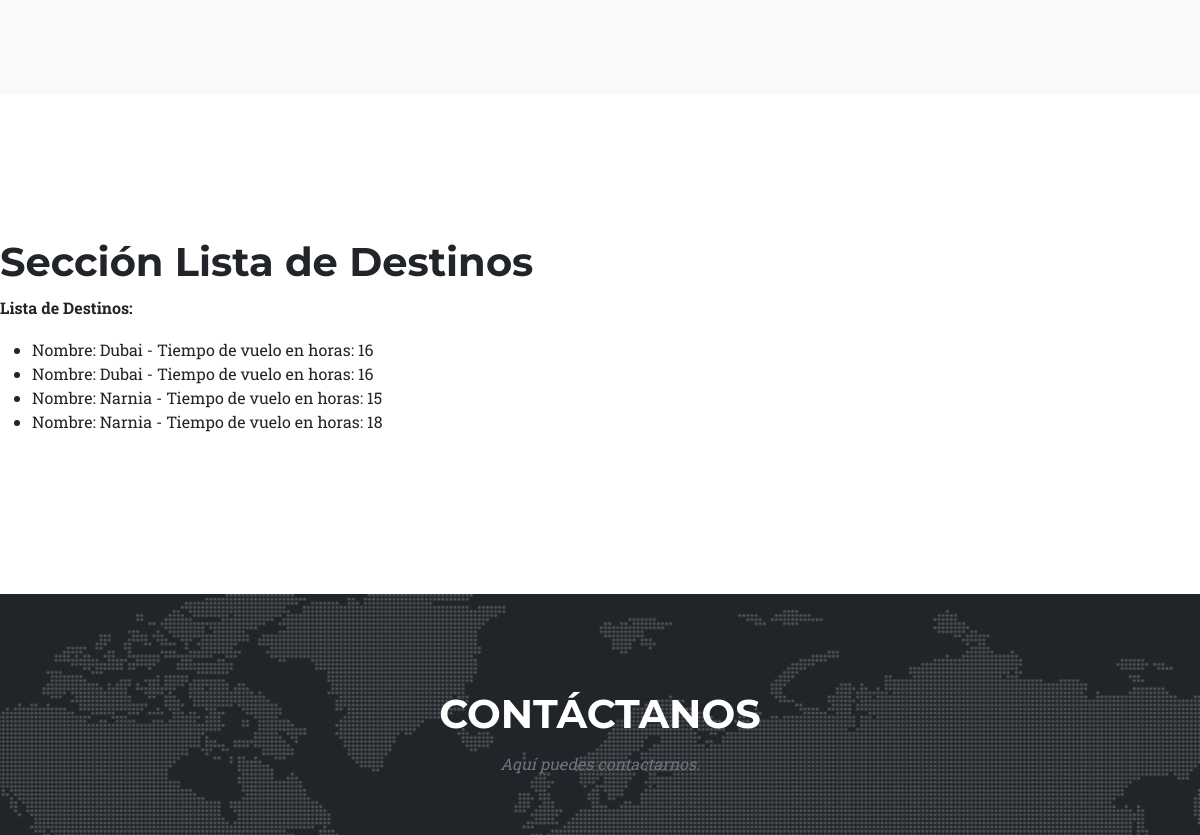
The page /app-aerolinea/destinos/ (middle part) on the database as committed earlier.
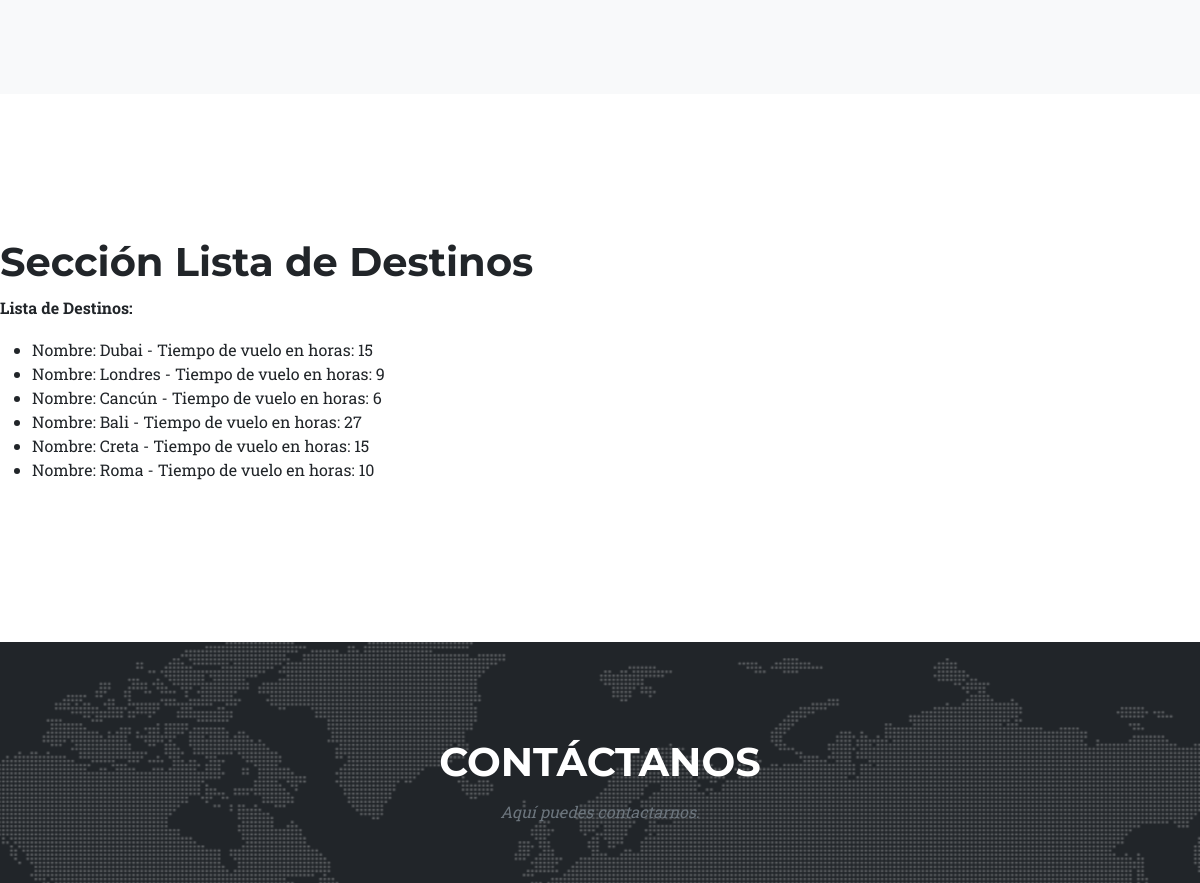
The same page on the database as committed later.
### AppAerolinea/models.py (models this page shows, shortened)
class Destino(models.Model):
    nombre = models.CharField(max_length=60)
    tiempo_vuelo_en_horas = models.IntegerField(max_length=2, validators=[
        MinValueValidator(1, message='El tiempo mínimo de vuelo es 1 hora.'),
        MaxValueValidator(30, message='El vuelo más largo posible es de 30 horas.') #El dato lo saqué de internet.
    ])
    class Meta():
        verbose_name = 'Destiny'
        verbose_name_plural = 'Destinations'

### AppAerolinea/views.py (the view)
# urls.py: path('destinos/', destinos, name="Destinos"),
def destinos(req):
    lista = Destino.objects.all()
    return render(req, 'destinos.html', {'destinos':lista})

### AppAerolinea/templates/destinos.html (shortened to what this page needs)
{% extends "padre.html" %}
{% load static %}
{% block destinos %}
<section class="page-section bg-light" id="portfolio">
</section>
{% endblock destinos %}
{% block listaDestinos %}
<section>
<h1>Sección Lista de Destinos</h1>
<p><strong>Lista de Destinos:</strong></p>
<ul>
    {% for destino in destinos %}
    <li>
        Nombre: {{destino.nombre}} - Tiempo de vuelo en horas: {{destino.tiempo_vuelo_en_horas}}
    </li>
    {% endfor %}
</ul>
</section>
{% endblock listaDestinos %}

Rows that differ between the two databases and show on the page:
removed Destino: nombre "Dubai", tiempo_vuelo_en_horas "16"
removed Destino: nombre "Dubai", tiempo_vuelo_en_horas "16"
removed Destino: nombre "Narnia", tiempo_vuelo_en_horas "15"
removed Destino: nombre "Narnia", tiempo_vuelo_en_horas "18"
added Destino: nombre "Dubai", tiempo_vuelo_en_horas "15"
added Destino: nombre "Londres", tiempo_vuelo_en_horas "9"
added Destino: nombre "Cancún", tiempo_vuelo_en_horas "6"
added Destino: nombre "Bali", tiempo_vuelo_en_horas "27"
added Destino: nombre "Creta", tiempo_vuelo_en_horas "15"
added Destino: nombre "Roma", tiempo_vuelo_en_horas "10"
